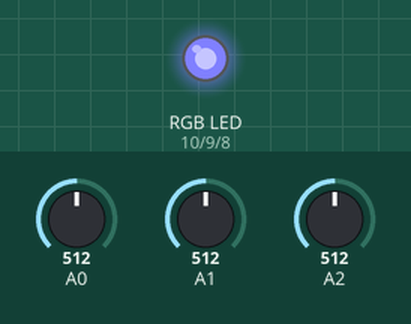
Simulated run of this sketch. Board: Arduino Uno, built with avr-gcc and run on an emulated ATmega328P. Shown: an RGB LED mixed from three pins (HIGH = lit). Inputs (shaded band) come from the test bench; at power-on: A0 = 512, A1 = 512, A2 = 512. Dim RGB values are drawn brighter than linear.

Above: at 1.2 s.
1.3 s: A0 set to 525
At 2.5 s:
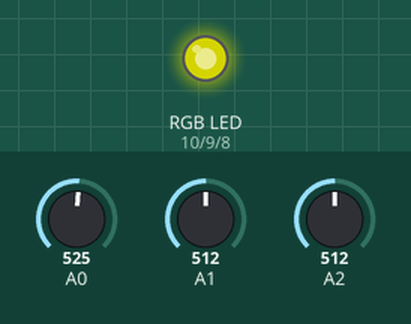
2.8 s: A1 set to 306
At 3.7 s:
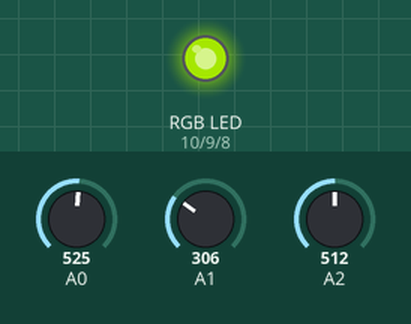
4.3 s: A2 set to 306
At 5.0 s:
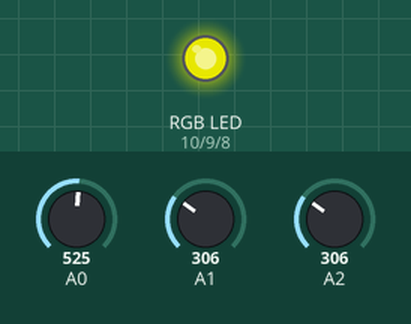
5.8 s: A0 set to 511
At 7.0 s:
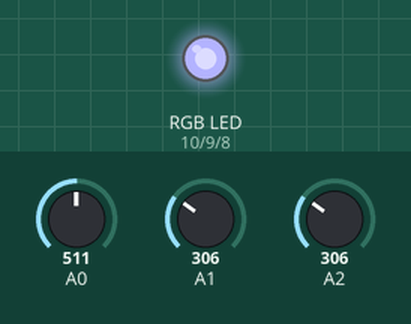
7.3 s: A1 set to 122
At 8.3 s:
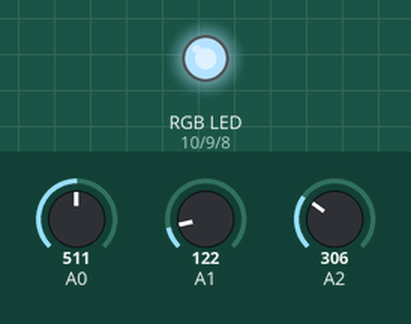
8.8 s: A2 set to 122
At 9.5 s:
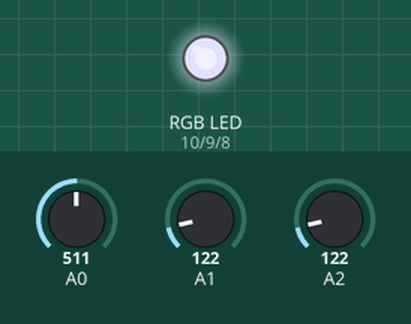
Timing chart, 0 to 11.3 s (numbered marks = the images above; inputs shaded):
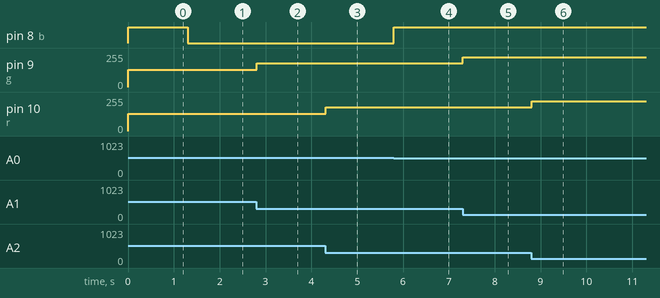

Measured:
- the behaviour switches between 513 and 514 on A0 (found by bisection; images 0 and 1)
- after the input at 1.3 s, pin 8 (b): HIGH → LOW at once
- after the input at 2.8 s, pin 9 (g): 128/255 → 179/255 at once
- after the input at 4.3 s, pin 10 (r): 128/255 → 179/255 at once
- after the input at 5.8 s, pin 8 (b): LOW → HIGH at once
- after the input at 7.3 s, pin 9 (g): 179/255 → 225/255 at once
- after the input at 8.8 s, pin 10 (r): 179/255 → 225/255 at once

The sketch:

PiB_RGB_LED_Mixer.ino
```cpp
#define COMMON_ANODE

// Pin assignments //
const int r = 10;
const int g = 9;
const int b = 8;
const int pot_r = A2;
const int pot_g = A1;
const int pot_b = A0;

// Initialize values //
int r_val = 0;
int g_val = 0;
int b_val = 0;
int pot_r_val = 0;
int pot_g_val = 0;
int pot_b_val = 0;
int out_r = 0;
int out_g = 0;
int out_b = 0;

void setup() {
  // Pin mode assignment //
  pinMode(r, OUTPUT);
  pinMode(g, OUTPUT);
  pinMode(b, OUTPUT);
}

void loop() {
  // Get potentiometer values //
  pot_r_val = analogRead(r);
  pot_g_val = analogRead(g);
  pot_b_val = analogRead(b);

  // Map potentiometer values to LED color channels //
  out_r = map(pot_r_val, 0, 1023, 0, 255);
  out_g = map(pot_g_val, 0, 1023, 0, 255);
  out_b = map(pot_b_val, 0, 1023, 0, 255);

  #ifdef COMMON_ANODE
  out_r = 255 - out_r;
  out_g = 255 - out_g;
  out_b = 255 - out_b;
  #endif

  // Update LED color channels //
  analogWrite(r, out_r);
  analogWrite(g, out_g);
  analogWrite(b, out_b);

  // Wait 10 ms //
  delay(10);
}
```
